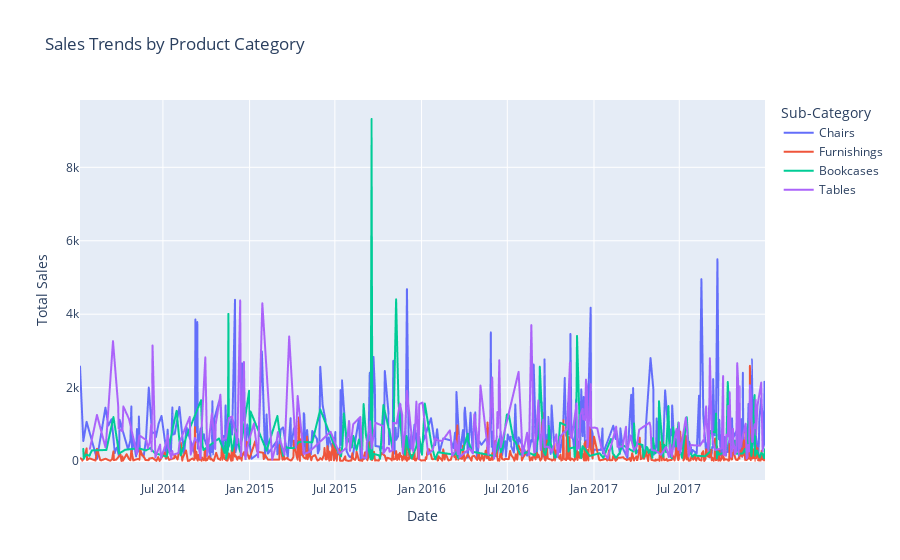

The notebook cell this image was saved under:
### Markdown cell above
(b) Product Category Trends
- Visualization: Faceted line plots of sales per category over time.
- Purpose: Identify whether different product categories follow distinct trends.
- Action: If they follow similar trends, you can aggregate. If they differ significantly, separate forecasting may be needed.

### Code cell
def plot_category_sales_trend(df, date_col, sales_col, category_col):
    """Plots sales trends for each product category over time using Plotly, highlighting NaN values."""
    df[date_col] = pd.to_datetime(df[date_col])
    category_trend = df.groupby([date_col, category_col])[sales_col].sum().reset_index()
    
    fig = px.line(category_trend, x=date_col, y=sales_col, color=category_col, title='Sales Trends by Product Category')
    fig.update_xaxes(title_text='Date')
    fig.update_yaxes(title_text='Total Sales')
    
    fig.show()

plot_category_sales_trend(df, 'Order Date', 'Sales', 'Sub-Category')

### Figure 1 — Plotly figure (JSON) as saved in the notebook; plotly's stock layout.template omitted (floating-point values rounded to 4 significant figures; data arrays with more than 128 entries replaced by an {"elided": "..."} marker saying what was removed)
{"data": [{"hovertemplate": "Sub-Category=Chairs<br>Order Date=%{x}<br>Sales=%{y}<extra></extra>", "legendgroup": "Chairs", "line": {"color": "#636efa", "dash": "solid"}, "marker": {"symbol": "circle"}, "mode": "lines", "name": "Chairs", "showlegend": true, "type": "scattergl", "x": {"elided": "416 str values"}, "xaxis": "x", "y": {"elided": "416 float values"}, "yaxis": "y"}, {"hovertemplate": "Sub-Category=Furnishings<br>Order Date=%{x}<br>Sales=%{y}<extra></extra>", "legendgroup": "Furnishings", "line": {"color": "#EF553B", "dash": "solid"}, "marker": {"symbol": "circle"}, "mode": "lines", "name": "Furnishings", "showlegend": true, "type": "scattergl", "x": {"elided": "599 str values"}, "xaxis": "x", "y": {"elided": "599 float values"}, "yaxis": "y"}, {"hovertemplate": "Sub-Category=Bookcases<br>Order Date=%{x}<br>Sales=%{y}<extra></extra>", "legendgroup": "Bookcases", "line": {"color": "#00cc96", "dash": "solid"}, "marker": {"symbol": "circle"}, "mode": "lines", "name": "Bookcases", "showlegend": true, "type": "scattergl", "x": {"elided": "200 str values"}, "xaxis": "x", "y": {"elided": "200 float values"}, "yaxis": "y"}, {"hovertemplate": "Sub-Category=Tables<br>Order Date=%{x}<br>Sales=%{y}<extra></extra>", "legendgroup": "Tables", "line": {"color": "#ab63fa", "dash": "solid"}, "marker": {"symbol": "circle"}, "mode": "lines", "name": "Tables", "showlegend": true, "type": "scattergl", "x": {"elided": "257 str values"}, "xaxis": "x", "y": {"elided": "257 float values"}, "yaxis": "y"}], "layout": {"legend": {"title": {"text": "Sub-Category"}, "tracegroupgap": 0}, "title": {"text": "Sales Trends by Product Category"}, "xaxis": {"anchor": "y", "domain": [0, 1], "title": {"text": "Date"}}, "yaxis": {"anchor": "x", "domain": [0, 1], "title": {"text": "Total Sales"}}}}
